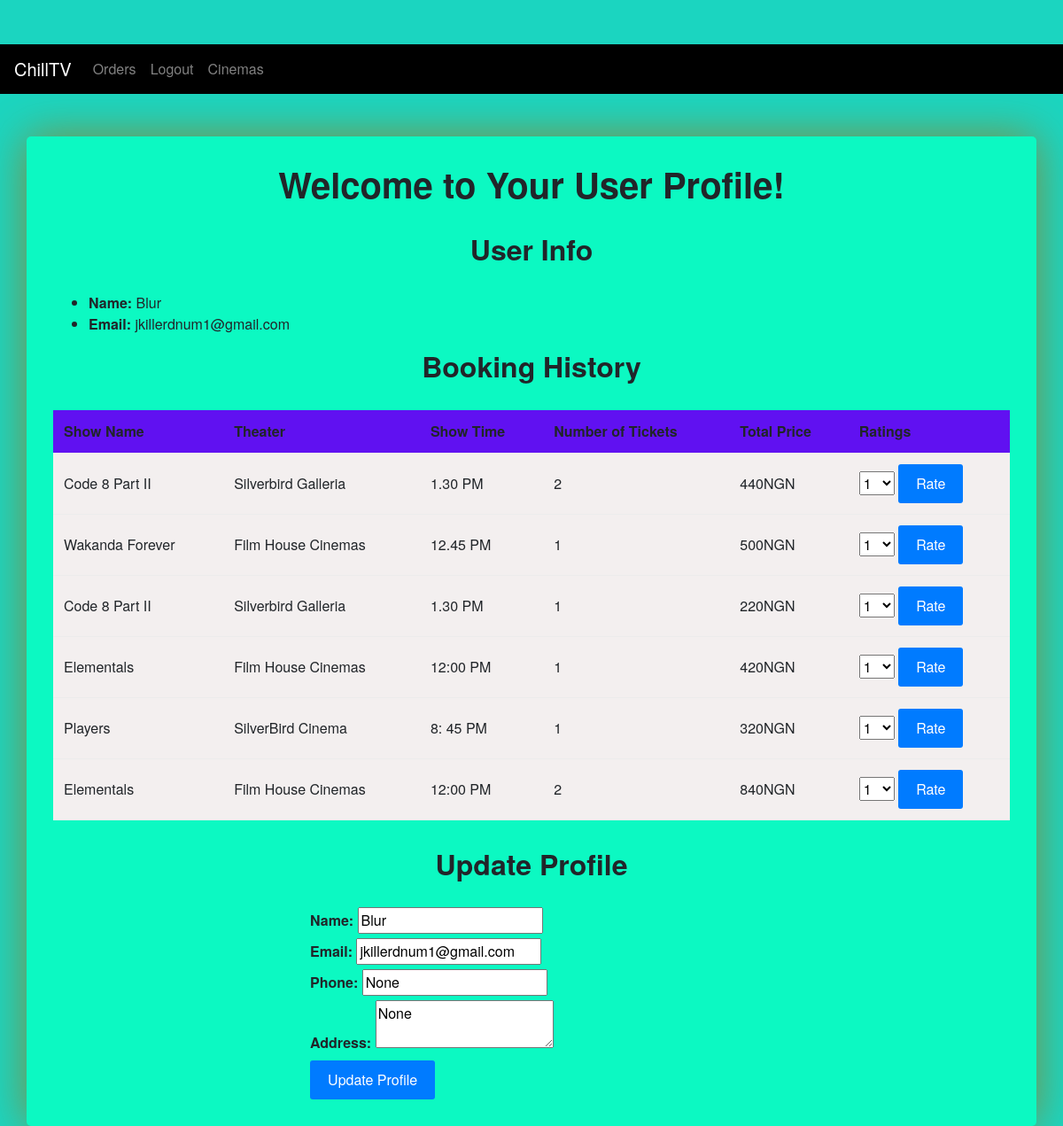
/User/3/profile, run on the app's committed database.
### app.py (models this page shows, shortened)
class user(db.Model):
    __tablename__ = 'user'
    id = db.Column(db.Integer,autoincrement=True,primary_key=True)
    name = db.Column(db.String(50), nullable=False)
    email = db.Column(db.String(50), unique=True, nullable=False)
    password = db.Column(db.String(50), nullable=False)
    phone = db.Column(db.Integer)
    address =db.Column(db.String)

class booking(db.Model):
    __tablename__ = 'booking'
    id = db.Column(db.Integer,autoincrement=True,primary_key=True)
    user_id = db.Column(db.Integer, db.ForeignKey('user.id'))
    show_id = db.Column(db.Integer, db.ForeignKey('show.id'))
    num_tickets = db.Column(db.Integer, nullable=False)

class show(db.Model):
    __tablename__ = 'show'
    id = db.Column(db.Integer,autoincrement=True,primary_key=True)
    name = db.Column(db.String(50), nullable=False)
    time = db.Column(db.String(), nullable=False)
    venue_id = db.Column(db.Integer, db.ForeignKey('venue.id'))
    available_seats = db.Column(db.Integer, nullable=False)
    price = db.Column(db.Integer)
    rating = db.Column(db.String)
    tag = db.Column(db.String)
    Date = db.Column(db.Date)
    poster = db.Column(db.String)
    Synopsis = db.Column(db.String)
    Description = db.Column(db.String)
    bookings = db.relationship('booking', backref='show', lazy=True,cascade='all,delete')

class venue(db.Model):
    __tablename__ = 'venue'
    id = db.Column(db.Integer,autoincrement=True,primary_key=True)
    name = db.Column(db.String(50), nullable=False)
    location = db.Column(db.String(50), nullable=False)
    capacity = db.Column(db.Integer, nullable=False)
    current_capacity = db.Column(db.Integer)
    shows = db.relationship('show', backref='venue', lazy=True,cascade='all,delete')

### app.py (the view, shortened to what this page needs)
@app.route('/User/<int:user_id>/profile',methods=['GET','POST'])
def user_profile(user_id):
    if request.method=='GET':
        users = user.query.filter_by(id=user_id).first()
        booking_info = booking.query.filter_by(user_id=user_id).all()
        userr = user.query.filter_by(id=user_id).first()
        return render_template('user_profile.html',users=users,bookings=booking_info,userr=users)

### templates/user_profile.html (shortened to what this page needs)
<!DOCTYPE html>
<html lang="en">
<head>
  <link rel="stylesheet" href="https://maxcdn.bootstrapcdn.com/bootstrap/4.0.0/css/bootstrap.min.css">
</head>
<body>
  <header>
  <nav class="navbar navbar-expand-lg navbar-dark">
    <a class="navbar-brand" href="{{ url_for('user_dashboard',user_id=userr.id) }}">ChillTV</a>
    <div class="collapse navbar-collapse" id="navbarNav">
      <ul class="navbar-nav">
        <li class="nav-item">
          <a class="nav-link" href="{{ url_for('user_profile',user_id=userr.id) }}">Orders</a>
        </li>
        <li class="nav-item">
          <a class="nav-link" href="{{url_for('index')}}">Logout</a>
        </li>
        <li class="nav-item">
          <a class="nav-link" href="{{ url_for('display_venues',user_id=userr.id) }}">Cinemas</a>
        </li></header>
<br><br>
  <div class="container">
    <h1>Welcome to Your User Profile!</h1>
    <h2>User Info</h2>
    <ul>
      <li><strong>Name:</strong> {{users.name}}</li>
      <li><strong>Email:</strong> {{users.email}}</li>
    </ul>
    <h2>Booking History</h2>
    <table>
      <thead>
        <tr>
          <th>Show Name</th>
          <th>Theater</th>
          <th>Show Time</th>
          <th>Number of Tickets</th>
          <th>Total Price</th>
          <th>Ratings</th>
        </tr>
      </thead>
      <tbody>
          {% for booking in bookings %}
        <tr>
          <td>{{booking.show.name}}</td>
          <td>{{ booking.show.venue.name }}</td>
          <td>{{ booking.show.time }}</td>
          <td>{{ booking.num_tickets }}</td>
          <td>{{ booking.num_tickets * booking.show.price }}NGN</td>
          <td>
          <form method="post" action="{{ url_for('Rating', show_id=booking.show.id, user_id=userr.id) }}">
            <select name="Rating">
              {% for Rating in range(1, 11) %}
              <option value="{{ Rating }}">{{ Rating }}</option>
              {% endfor %}
            </select>
            <button type="submit">Rate</button>
          </form></td>
        </tr>
        {% endfor %}
      </tbody>
    </table>
    <h2>Update Profile</h2>
  <form action="{{ url_for('user_profile',user_id=users.id) }}" method="POST">
    <label for="name">Name:</label>
    <input type="text" id="name" name="name" value={{users.name}}>
    <br>
    <label for="email">Email:</label>
    <input type="email" id="email" name="email" value={{users.email}}>
    <br>
    <label for="phone">Phone:</label>
    <input type="tel" id="phone" name="phone" value={{users.phone}}>
    <br>
    <label for="address">Address:</label>
    <textarea id="address" name="address">{{users.address}}</textarea>
    <br>
    <button type="submit">Update Profile</button>
  </form>
</body>
</html>

### templates/user_profile.html (style rules this page uses)
.navbar { background-color: black; }
body { background-color: #1bd5c0; padding-top: 50px; font-family: 'Helvetica Neue', sans-serif; margin: 0; }
.container { background-color: #0cf9c2; border-radius: 5px; box-shadow: 0px 0px 50px #838a3d; padding: 30px; }
h1, h2 { text-align: center; font-weight: bold; margin-bottom: 30px; }
label { font-weight: bold; }
table { width: 100%; margin-bottom: 30px; background-color: #f3efef; border: 50cm; }
th, td { padding: 12px; text-align: left; border-bottom: 1px solid #ECECEC; }
th { background-color: #6011f1; font-weight: bold; }
form { max-width: 500px; margin: 0 auto; }
button[type="submit"] { background-color: #007BFF; color: #FFFFFF; border: none; border-radius: 3px; padding: 10px 20px; font-size: 16px; cursor: pointer; }

### data on the page
user: name "Blur", email "jkillerdnum1@gmail.com", phone "None", address "None"
booking: show.name "Code 8 Part II", show.venue.name "Silverbird Galleria", show.time "1.30 PM", num_tickets "2", booking.num_tickets*booking.show.price "440"
booking: show.name "Wakanda Forever", show.venue.name "Film House Cinemas", show.time "12.45 PM", num_tickets "1", booking.num_tickets*booking.show.price "500"
booking: show.name "Code 8 Part II", show.venue.name "Silverbird Galleria", show.time "1.30 PM", num_tickets "1", booking.num_tickets*booking.show.price "220"
booking: show.name "Elementals", show.venue.name "Film House Cinemas", show.time "12:00 PM", num_tickets "1", booking.num_tickets*booking.show.price "420"
booking: show.name "Players", show.venue.name "SilverBird Cinema", show.time "8: 45 PM", num_tickets "1", booking.num_tickets*booking.show.price "320"
booking: show.name "Elementals", show.venue.name "Film House Cinemas", show.time "12:00 PM", num_tickets "2", booking.num_tickets*booking.show.price "840"

### other printed values
form field Rating "1"
